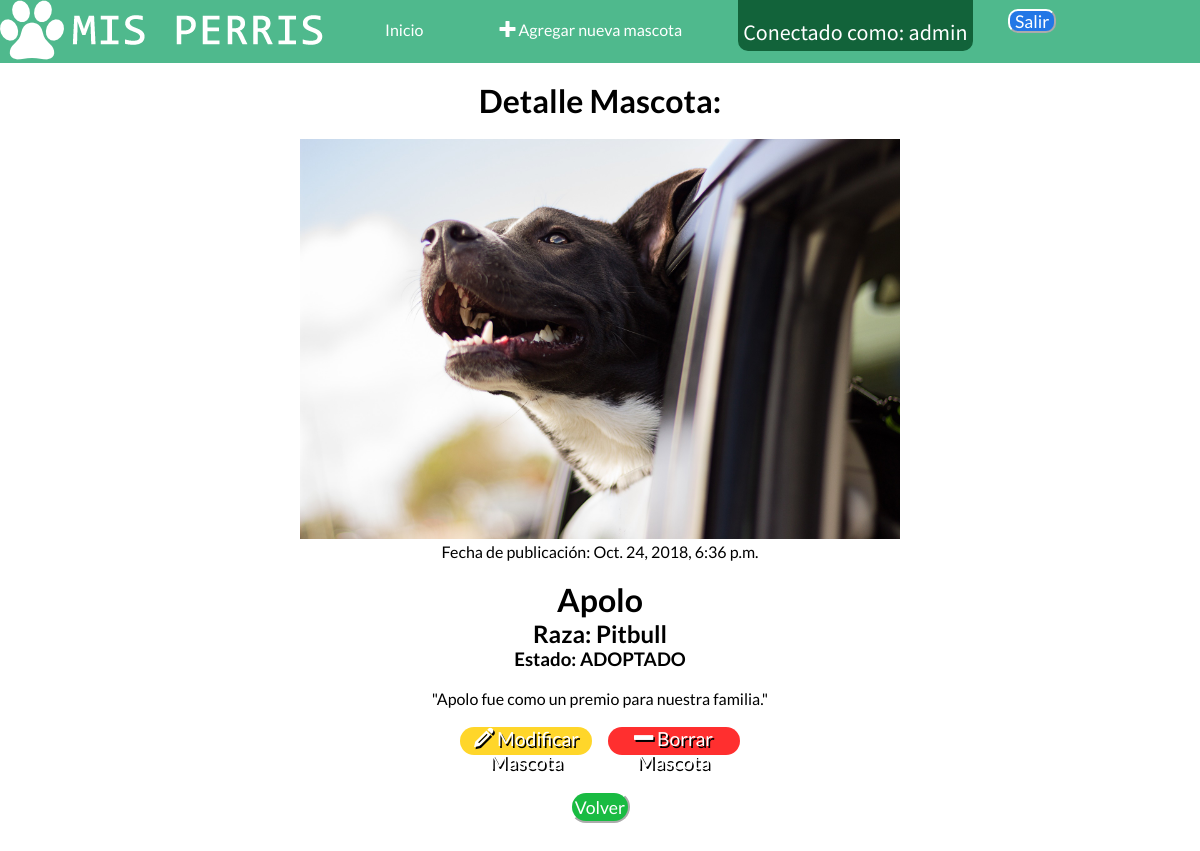
The app's page /mascota/8/ (signed in) with its own data.
### blog/models.py (models this page shows, shortened)
class Mascotas(models.Model):
    foto = models.ImageField(blank=True,null=True,upload_to="perro/%Y")
    nombre = models.CharField(max_length=30)
    raza = models.CharField(max_length=30)
    descripcion = models.CharField(max_length=100)
    estado_choices = (
                     ('RESCATADO','Rescatado'),
                     ('DISPONIBLE','Disponible'),
                     ('ADOPTADO','Adoptado'),
    )
    estado = models.CharField(max_length=15,choices=estado_choices,default='RESCATADO')
    fecha_publicacion = models.DateTimeField(
            blank=True, null=True)
    class Meta:
        permissions = (
            ('mantenedor_mascotas', _('Mascotas')),
        )

### blog/views.py (the view)
# urls.py: url(r'^mascota/(?P<pk>[0-9]+)/$', views.mascota_detail, name='mascota_detail'),
@login_required(login_url="/accounts/login/")
def mascota_detail(request, pk):
    mascotas = get_object_or_404(Mascotas, pk=pk)
    return render(request, 'blog/mascota_detail.html', {'mascotas': mascotas})

### blog/templates/blog/mascota_detail.html (shortened to what this page needs)
{% extends 'blog/base_mascotas.html' %}
{% block content %}
<div class="row">
    <div class="col-xs-12">
        <div class="post-detail">
            <h1>Detalle Mascota:</h1>
            <br>
            <div class="img_detail">
                <img style="height: 400px;" src="{{ mascotas.foto.url }}">
            </div>
            {% if mascotas.fecha_publicacion %}
            <div class="date">
                Fecha de publicación: {{ mascotas.fecha_publicacion }}
            </div>
            {% endif %}
            <br>
            <h1>{{ mascotas.nombre }}</h1>
            <h2>Raza: {{ mascotas.raza }}</h2>
            <h3>Estado: {{ mascotas.estado }}</h3>
            <br>
            <p>{{ mascotas.descripcion |linebreaksbr }}</p>
            <br>
            <ul>
                <li class="modificar">
                    <a class="btn btn-default" href="{% url 'blog:mascota_edit' pk=mascotas.pk %}"><span class="icon-pencil edit"></span>
                        Modificar Mascota</a>
                </li>
                <li class="remover">
                    <a class="btn btn-default" onclick="borrarMascota()" href="{% url 'blog:mascota_delete' pk=mascotas.pk %}"><span
                            class="icon-minus delete"></span> Borrar Mascota</a>
                </li>
            </ul>
            <br>
            <input type="button" name="back" value="Volver" onclick="location.href='/Mascota_List'">
        </div>
    </div>
</div>
{% endblock %}

### blog/templates/blog/base_mascotas.html (shortened to what this page needs)
<!DOCTYPE html>
<html lang="es">
{% load staticfiles %} {% load pwa %}
<head>
    <link rel="stylesheet" href="/static/fontsicon/style.css">
    <link rel="stylesheet" href="/static/css/flexboxgrid.css">
    <link rel="stylesheet" href="" type="text/css">
    <link rel="stylesheet" href="/static/css/LightBox.css">
    <link rel="stylesheet" href="/static/css/flexslider.css">
    <link rel="stylesheet" href="/static/css/Style.css">
</head>
<body>
    <div class="container-fluid">
        <div class="row">
            <div class="col-xs-12">
                <header>
                    <nav>
                        <ul>
                            <li>
                                <img src="/static/IMG/logo.png" alt="logo">
                            </li>
                            <li>
                                <a href="{% url 'blog:home' %}">Inicio</a>
                            </li>
                            {% if user.is_authenticated %}
                            <li>
                                <a href="{% url 'blog:mascota_new' %}" class="top-menu"><span class="icon-plus agregar"></span>
                                    Agregar nueva mascota</a>
                            </li>
                            <li style="font-size:22px" class="aviso-user">
                                <div class="connect-message">
                                    Conectado como: {{ request.user }}
                                </div>
                            </li>
                            <li>
                                <form class="logout-link" action="{% url 'accounts:logout' %}" method="post">
                                    <button class="salir" type="submit">Salir</button>
                                </form>
                            </li>
                            {% else %}
                            <li style="font-size:20px">
                                <a href="{% url 'accounts:login' %}">INGRESA</a>
                            </li>
                            {% endif %}
                        </ul>
                    </nav>
                </header>
                <br> {% block content %} {% endblock %}
            </div>
        </div>
    </div>
</body>
</html>

### blog/static/css/flexboxgrid.css (style rules this page uses)
.container-fluid { margin-right: auto; margin-left: auto; }
.row { box-sizing: border-box; display: -ms-flexbox; display: -webkit-box; display: flex; -ms-flex: 0 1 auto; -webkit-box-flex: 0; flex: 0 1 auto; -ms-flex-direction: row; -webkit-box-orient: horizontal; -webkit-box-direction: normal; flex-direction: row; -ms-flex-wrap: wrap; flex-wrap: wrap; }
.col-xs, .col-xs-1, .col-xs-2, .col-xs-3, .col-xs-4, .col-xs-5, .col-xs-6, .col-xs-7, .col-xs-8, .col-xs-9, .col-xs-10, .col-xs-11, .col-xs-12 { box-sizing: border-box; -ms-flex: 0 0 auto; -webkit-box-flex: 0; flex: 0 0 auto; }
.col-xs-12 { -ms-flex-preferred-size: 100%; flex-basis: 100%; max-width: 100%; }

### blog/static/css/flexslider.css (style rules this page uses)
* { margin: 0; padding: 0; }

### blog/static/css/Style.css (style rules this page uses)
* { margin: 0; padding: 0; box-sizing: border-box; }
header { background: #4fb98d; font-family: 'Lato', sans-serif; }
header nav ul { overflow: hidden; list-style: none; text-align: center; }
header nav ul li { margin-right: 3%; float: left; }
header nav ul li a { color: white; padding: 20px; text-decoration: none; display: block; }
.logout-link .salir { float: right; margin-right: 1%; margin-top: 18%; height: 3vh; width: 4vw; font-size : 1.1em; font-family: 'Lato', sans-serif; background-color: #2277e6; border-color: #fff; color: #fff; border-radius: 10px 10px 10px 10px; }
.connect-message { margin-top: 6%; color: #fff; font-family: 'Source Sans Pro', sans-serif; }
header nav ul .aviso-user { background: rgb(18, 99, 58); border: solid 5px rgb(18, 99, 58); border-radius: 0px 0px 10px 10px; }
input[name='back'] { justify-content: center; height: 4vh; width: 5vw; margin-bottom: 3%; font-size: 1.1em; font-family: 'Lato', sans-serif; background-color: #19bb42; border-color: #fff; color: #fff; border-radius: 20px 20px 20px 20px; }
.post-detail { font-family: 'Lato', sans-serif; text-align: center; }
.post-detail li { list-style-type: none; display: inline-block; }
.post-detail li a { text-decoration: none; color: #fff; font-size: 1.1em; }
.modificar { height: 3.5vh; width: 11vw; font-size: 1.1em; font-family: 'Lato', sans-serif; background-color: #ffd62a; border-color: #fff; border-radius: 20px 20px 20px 20px; text-shadow: 0.09em 0.09em #000; margin-right: 1%; }
.remover { height: 3.5vh; width: 11vw; font-size: 1.1em; font-family: 'Lato', sans-serif; background-color: #ff2f2f; border-color: #fff; border-radius: 20px 20px 20px 20px; text-shadow: 0.09em 0.09em #000; }

### records on screen
Mascotas: foto (picture), fecha_publicacion "Oct. 24, 2018, 6:36 p.m.", nombre "Apolo", raza "Pitbull", estado "ADOPTADO", descripcion "\"Apolo fue como un premio para nuestra familia.\""

### other values on screen
{{ request.user }} "admin"
